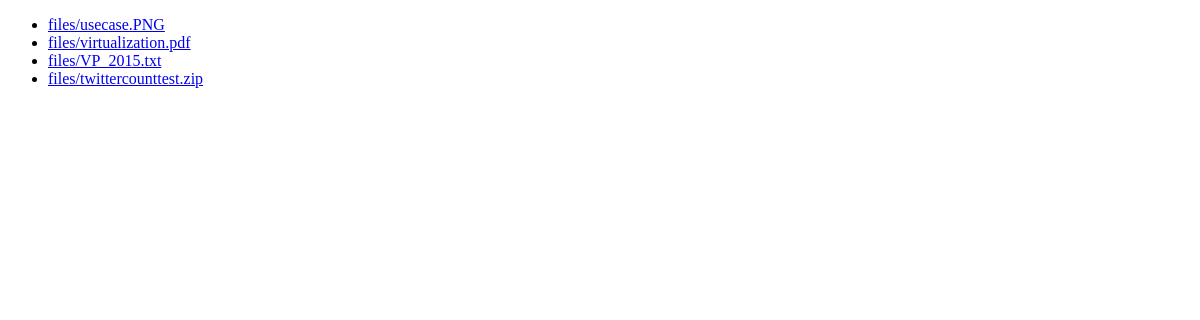
Page /upload/ on the earlier database version.
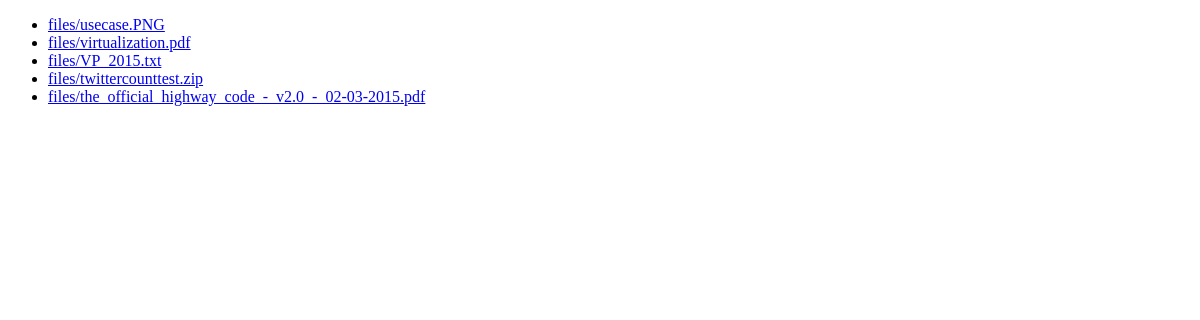
Same page on the later database version.
### share/models.py (models this page shows)
class File(models.Model):
    name = models.CharField(max_length=500)
    date_uploaded = models.DateField(default=datetime.datetime.now)
    time_uploaded = models.TimeField(default=timezone.now)
    duration = models.DurationField(default=timedelta())
    file = models.FileField(upload_to='files')
    def file_link(self):
		if self.file:
			return "<a href='%s'> Download </a>" % (self.file.url)
		else:
			return "No attatchement"
    file_link.allow_tags = True

### share/views.py (the view)
# urls.py: url(r'^upload/$', views.upload_file, name="upload"),
def upload_file(request):
    if request.method == 'POST':
        form = FileForm(request.POST, request.FILES)
        if form.is_valid():
            newfile = File(file=request.FILES['file'])
            newfile.name = request.FILES['file'].name
            dur = request.POST['duration']
            newfile.duration = get_duration(dur)
            newfile.save()
            return HttpResponseRedirect(reverse('upload'))
    else:
        form = FileForm()  # A empty, unbound form
    files = File.objects.all()
    return render_to_response(
        'list.html',
        {'files': files, 'form': form},
        context_instance=RequestContext(request)
    )

### share/templates/list.html (shortened to what this page needs)
<!DOCTYPE html>
<html>
    <head>
    </head>
    <body>
        {% if files %}
            <ul>
                {% for file in files %}
                    <li><a href="{{ file.file.url }}">{{ file.file.name }}</a></li>
                {% endfor %}
            </ul>
        {% else %}
            <p>No files.</p>
        {% endif %}
    </body>
</html>

Differences in the rows shown:
added File: file.name "files/the_official_highway_code_-_v2.0_-_02-03-2015.pdf"
